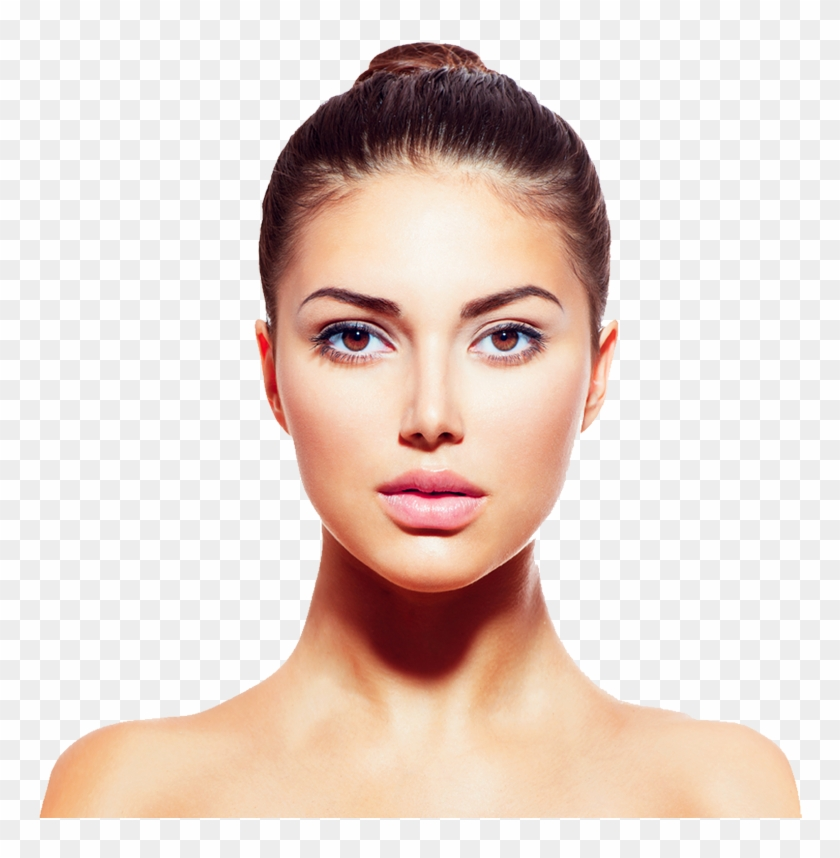
#> input picture front_face_view.png, 840 x 858 px
$ python Single_Face_Detection.py
#> lines starting #> are read from the running program, lines starting #| are printed output that depends on the picture; after the words box and inside, x2 and y2 are one past the last pixel; in counts of white or black regions, pixels touching at a corner belong together
import cv2

#load some pre-trained data
trained_face_data = cv2.CascadeClassifier(cv2.data.haarcascades + 'haarcascade_frontalface_default.xml')

#read a chosen image
img = cv2.imread('front_face_view.png')
#> img is the input picture: shape (858, 840, 3); mean B, G, R 206.5, 214.1, 230

#grey-scaling the image
gr_img = cv2.cvtColor(img,cv2.COLOR_BGR2GRAY)
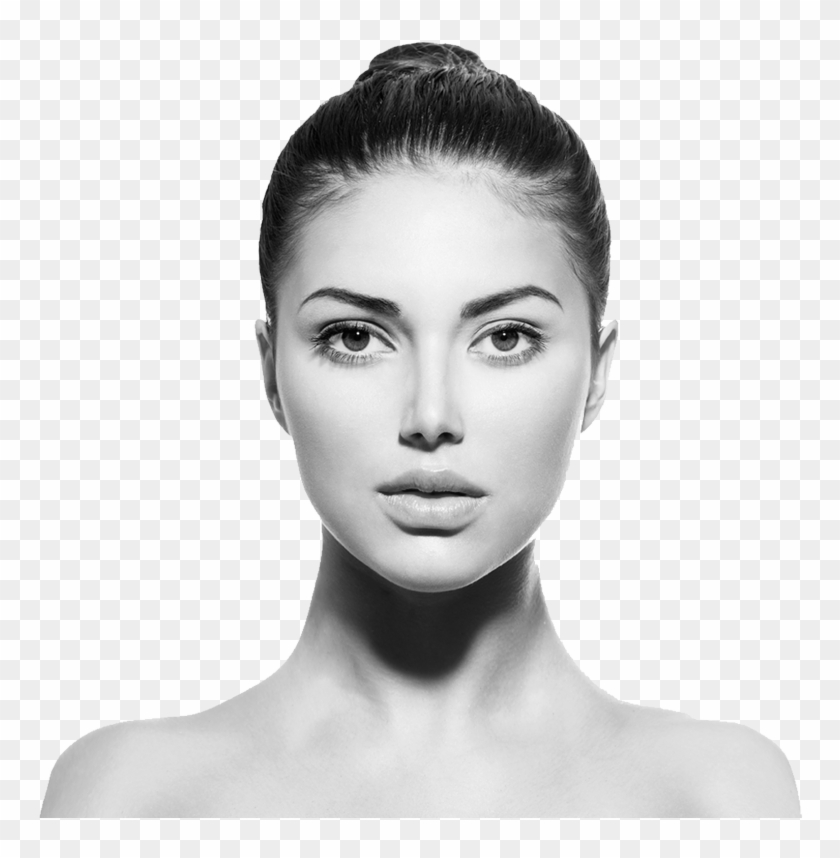
#> gr_img: shape (858, 840); min 2, max 255, mean 218

#detecting face coordinates
face_coordinates = trained_face_data.detectMultiScale(gr_img)
#> face_coordinates = [[229, 168, 415, 415]]
print(face_coordinates)
#| [[229 168 415 415]]

#Marking the face
(x,y,w,h) = face_coordinates[0]
#> x = 229; y = 168; w = 415; h = 415
cv2.rectangle(img,(x,y),(x+w,y+h),(255,175,255),2)
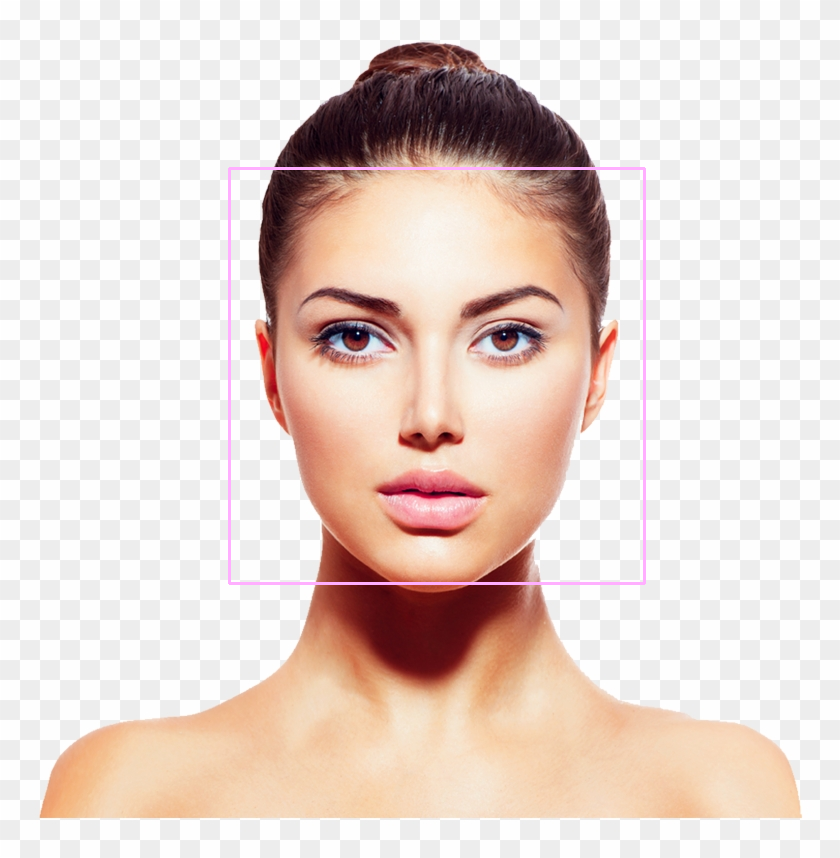
#> img: shape (858, 840, 3); 0.69% of pixels changed, all inside (x1, y1, x2, y2) = (228, 167, 646, 585)

#display the image
cv2.imshow('face',img)
cv2.waitKey()

print('Helo')

$ run again, with image.png copied over front_face_view.png
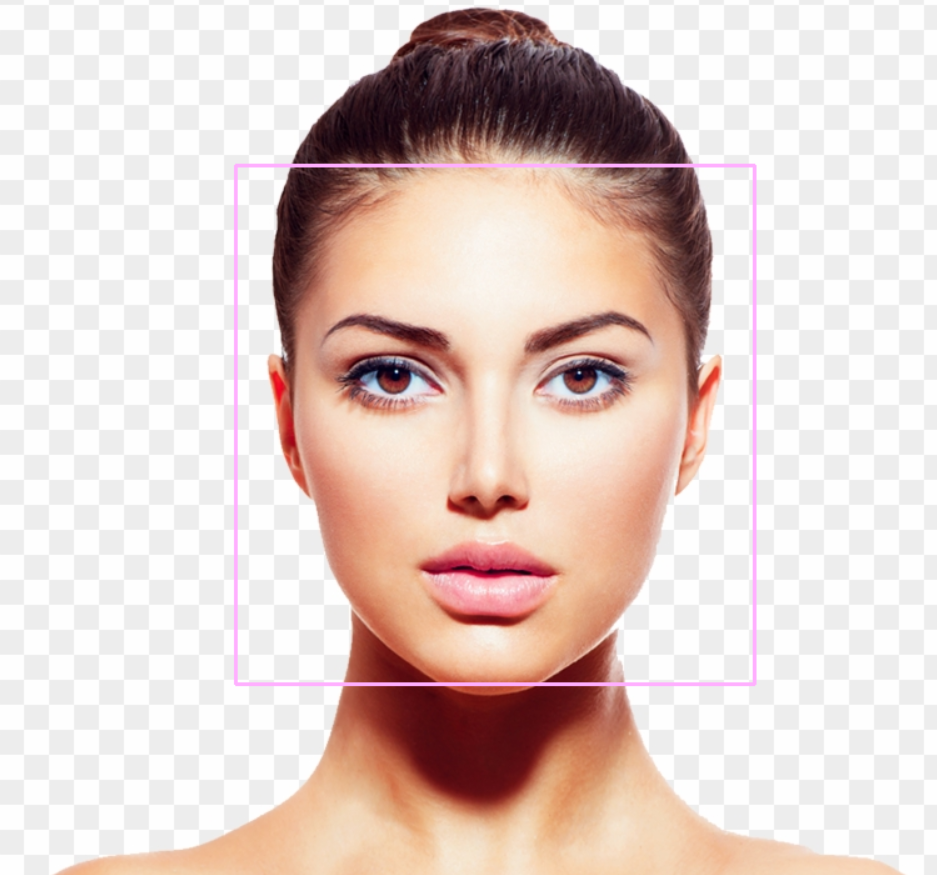
#> input picture image.png, 937 x 875 px
#> img is the input picture: shape (875, 937, 3); mean B, G, R 200.3, 206.2, 224.7
#> `gr_img = cv2.cvtColor(img,cv2.COLOR_BGR2GRAY)`:
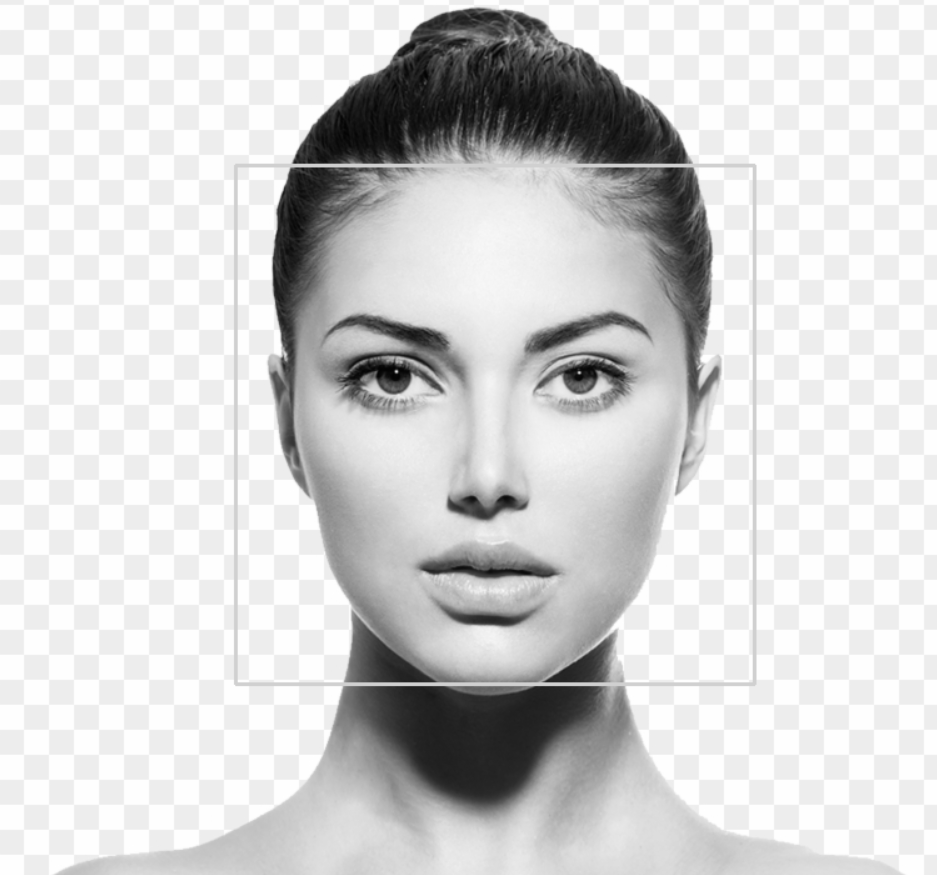
#> gr_img: shape (875, 937); min 3, max 255, mean 211.1
#> face_coordinates = [[242, 174, 504, 504]]
#| [[242 174 504 504]]
#> x = 242; y = 174; w = 504
#> `cv2.rectangle(img,(x,y),(x+w,y+h),(255,175,255),2)`:
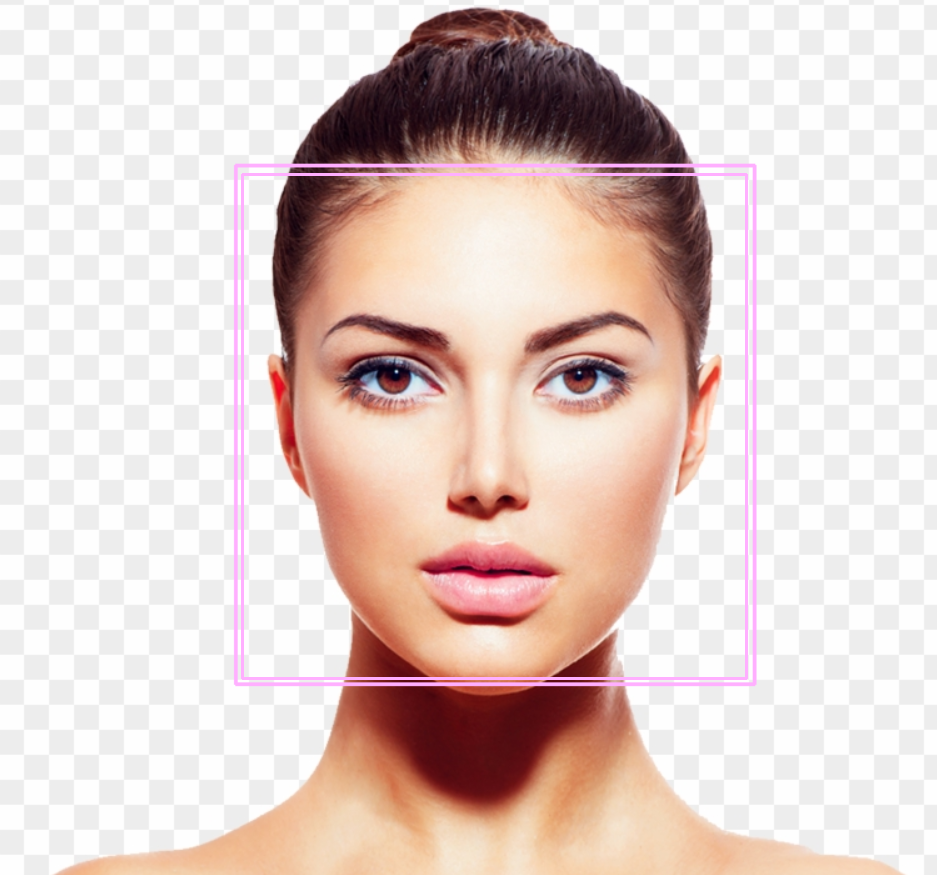
#> img: shape (875, 937, 3); 0.74% of pixels changed, all inside (x1, y1, x2, y2) = (241, 173, 748, 680)
